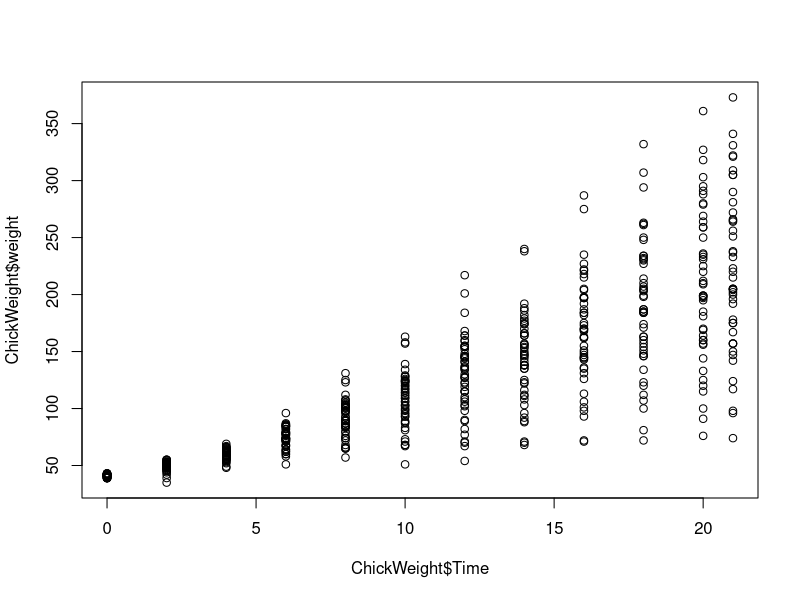

Recreate this plot in R.
## ---- chunk 1
data("ChickWeight")

plot(ChickWeight$Time,ChickWeight$weight)#this plots all chicks against time and weight for all diet types
